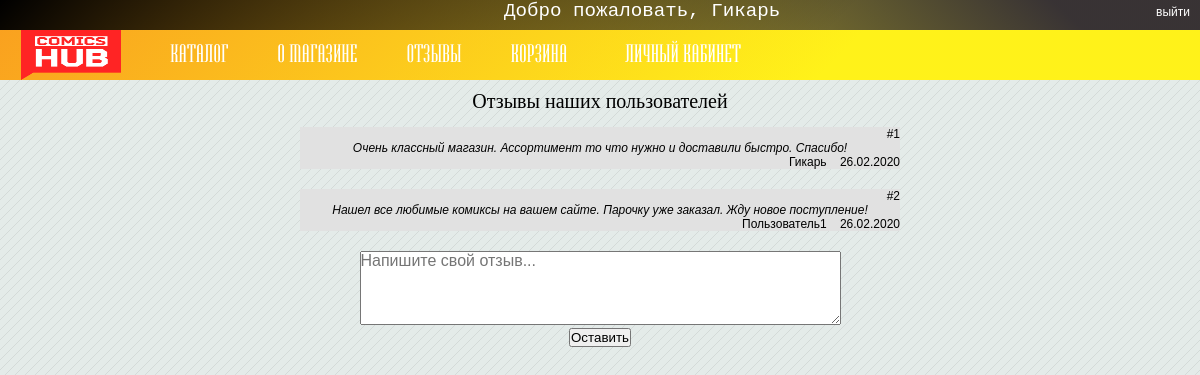
The app's page /comics/index.php?page=reviews (signed in) with its own data.
### tables this page shows
CREATE TABLE `reviews` (
  `id` int(5) NOT NULL,
  `rtext` text NOT NULL,
  `user` varchar(30) NOT NULL,
  `rdate` date NOT NULL
);

### comics/templates/reviews.php (the view, shortened to what this page needs)
<?php
include("connect.php");
$user = $_SESSION['mainuser'];
$query = "SELECT * FROM reviews";
$result = mysqli_query($link,$query);
echo "<h3 class='rh3' align='center'>Отзывы наших пользователей</h3><br>";
while ($row = mysqli_fetch_array($result)) {
					echo "<table class='revtable' align='center'>";
					echo "<tr>";
					echo "<td align='right'>#".$row[0]."</td>";
					echo "<tr>";
					echo "<td class='rev' align='center' colspan='3'><i>" . $row[1] . "</i></td>";
					echo "</tr>";
					echo "<tr>";
					echo "<td align='right'>" . $row[2]. "    ". date("d.m.Y",strtotime($row[3])) . "</td>";
					echo "</tr>";
					echo "</table>";
				}
if(!isset($user)){
	echo "<p align='center'>Авторизируйтесь чтобы оставить отзыв</p>";
}
else{
	?>
	<form method="POST" align="center">
		<textarea name="review" placeholder="Напишите свой отзыв..." maxlength="300" cols="50" rows="4"></textarea><br>
		<input type="submit" value="Оставить" name="send" />
	</form>
	<?
}
?>

### comics/styles/style.css (style rules this page uses)
body { background:#e4ebe9 url(../images/pattern.png) repeat top left; color:#000; font-family: 'PT Sans Narrow', Arial, sans-serif; font-size:12px; }
html * { -webkit-font-smoothing: antialiased; -moz-osx-font-smoothing: grayscale; }
*, *:after, *:before { -webkit-box-sizing: border-box; -moz-box-sizing: border-box; box-sizing: border-box; }
#ahah input, textarea { font-family: "PT Sans", sans-serif; font-size: 16px; font-size: 1rem; }
.orders th:first-child, td:first-child { text-align: left; }
.rh3 { margin-top: 10px; font-size: 20px; font-family: 'Huntsman'; }
.revtable { margin-bottom: 20px; background-color: #e1e1e1; }
.rev { width: 600px; text-align-last: center; }

### records on screen
reviews: id "1", rtext "Очень классный магазин. Ассортимент то что нужно и доставили быстро. Спасибо!", user "Гикарь", rdate "26.02.2020"
reviews: id "2", rtext "Нашел все любимые комиксы на вашем сайте. Парочку уже заказал. Жду новое поступление!", user "Пользователь1", rdate "26.02.2020"

### other values on screen
$_SESSION['mainuser'] "Гикарь"
